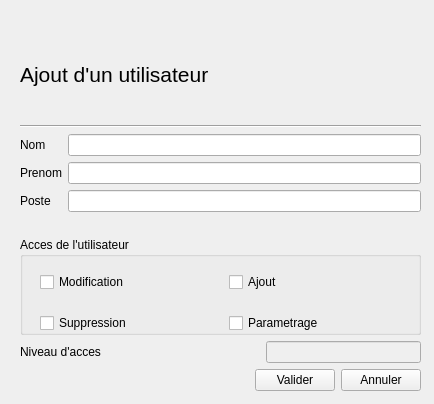
<?xml version="1.0" encoding="UTF-8"?>
<ui version="4.0">
 <class>InterAddUser</class>
 <widget class="QWidget" name="InterAddUser">
  <property name="geometry">
   <rect>
    <x>0</x>
    <y>0</y>
    <width>434</width>
    <height>404</height>
   </rect>
  </property>
  <property name="windowTitle">
   <string>Form</string>
  </property>
  <widget class="QWidget" name="layoutWidget">
   <property name="geometry">
    <rect>
     <x>10</x>
     <y>20</y>
     <width>421</width>
     <height>381</height>
    </rect>
   </property>
   <layout class="QVBoxLayout" name="layGen">
    <property name="leftMargin">
     <number>10</number>
    </property>
    <property name="topMargin">
     <number>10</number>
    </property>
    <property name="rightMargin">
     <number>10</number>
    </property>
    <property name="bottomMargin">
     <number>10</number>
    </property>
    <item>
     <layout class="QVBoxLayout" name="verticalLayout_2">
      <item>
       <widget class="QLabel" name="label">
        <property name="font">
         <font>
          <pointsize>16</pointsize>
         </font>
        </property>
        <property name="text">
         <string>Ajout d'un utilisateur</string>
        </property>
       </widget>
      </item>
      <item>
       <widget class="Line" name="line">
        <property name="orientation">
         <enum>Qt::Horizontal</enum>
        </property>
       </widget>
      </item>
     </layout>
    </item>
    <item>
     <layout class="QFormLayout" name="layForm">
      <item row="0" column="0">
       <widget class="QLabel" name="label_2">
        <property name="text">
         <string>Nom</string>
        </property>
       </widget>
      </item>
      <item row="0" column="1">
       <widget class="QLineEdit" name="lgnNom"/>
      </item>
      <item row="1" column="0">
       <widget class="QLabel" name="label_3">
        <property name="text">
         <string>Prenom</string>
        </property>
       </widget>
      </item>
      <item row="1" column="1">
       <widget class="QLineEdit" name="lgnPnom"/>
      </item>
      <item row="2" column="0">
       <widget class="QLabel" name="label_4">
        <property name="text">
         <string>Poste</string>
        </property>
       </widget>
      </item>
      <item row="2" column="1">
       <widget class="QLineEdit" name="lgnPost"/>
      </item>
     </layout>
    </item>
    <item>
     <widget class="QGroupBox" name="groupAces">
      <property name="title">
       <string>Acces de l'utilisateur</string>
      </property>
      <widget class="QWidget" name="layoutWidget">
       <property name="geometry">
        <rect>
         <x>20</x>
         <y>20</y>
         <width>371</width>
         <height>91</height>
        </rect>
       </property>
       <layout class="QGridLayout" name="layGroup">
        <item row="0" column="0">
         <widget class="QCheckBox" name="chkModif">
          <property name="text">
           <string>Modification </string>
          </property>
         </widget>
        </item>
        <item row="0" column="1">
         <widget class="QCheckBox" name="chkAjout">
          <property name="text">
           <string>Ajout</string>
          </property>
         </widget>
        </item>
        <item row="1" column="0">
         <widget class="QCheckBox" name="chkSupp">
          <property name="text">
           <string>Suppression</string>
          </property>
         </widget>
        </item>
        <item row="1" column="1">
         <widget class="QCheckBox" name="chkParam">
          <property name="text">
           <string>Parametrage</string>
          </property>
         </widget>
        </item>
       </layout>
      </widget>
     </widget>
    </item>
    <item>
     <layout class="QHBoxLayout" name="horizontalLayout">
      <item>
       <widget class="QLabel" name="label_5">
        <property name="text">
         <string>Niveau d'acces </string>
        </property>
       </widget>
      </item>
      <item>
       <spacer name="horizontalSpacer">
        <property name="orientation">
         <enum>Qt::Horizontal</enum>
        </property>
        <property name="sizeHint" stdset="0">
         <size>
          <width>40</width>
          <height>20</height>
         </size>
        </property>
       </spacer>
      </item>
      <item>
       <widget class="QLineEdit" name="lgnNivAcc">
        <property name="enabled">
         <bool>false</bool>
        </property>
       </widget>
      </item>
     </layout>
    </item>
    <item>
     <layout class="QHBoxLayout" name="horizontalLayout_2">
      <item>
       <spacer name="horizontalSpacer_2">
        <property name="orientation">
         <enum>Qt::Horizontal</enum>
        </property>
        <property name="sizeHint" stdset="0">
         <size>
          <width>40</width>
          <height>20</height>
         </size>
        </property>
       </spacer>
      </item>
      <item>
       <widget class="QPushButton" name="btnValider">
        <property name="text">
         <string>Valider</string>
        </property>
       </widget>
      </item>
      <item>
       <widget class="QPushButton" name="btnAnnul">
        <property name="text">
         <string>Annuler</string>
        </property>
       </widget>
      </item>
     </layout>
    </item>
   </layout>
  </widget>
 </widget>
 <resources/>
 <connections/>
</ui>
